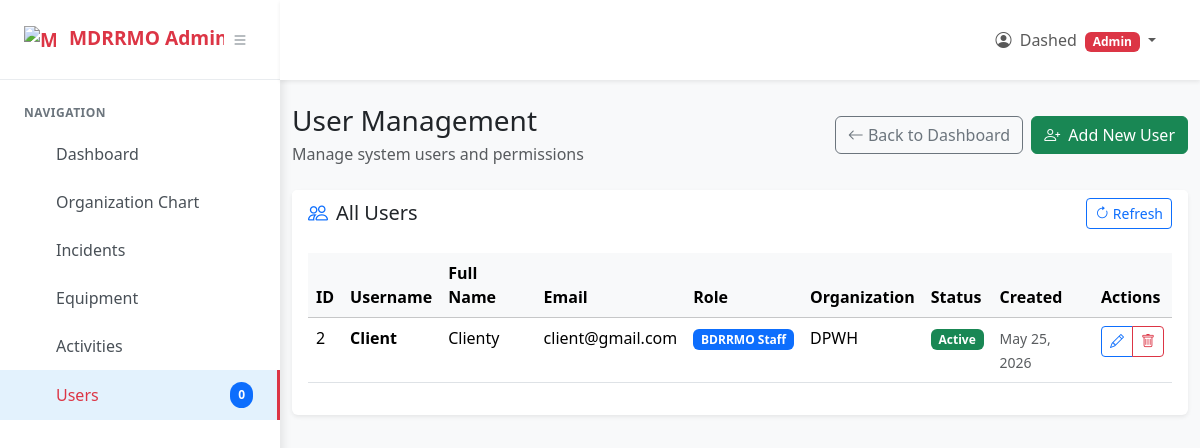
Before: /admin/users.php (signed in) with the older database file.
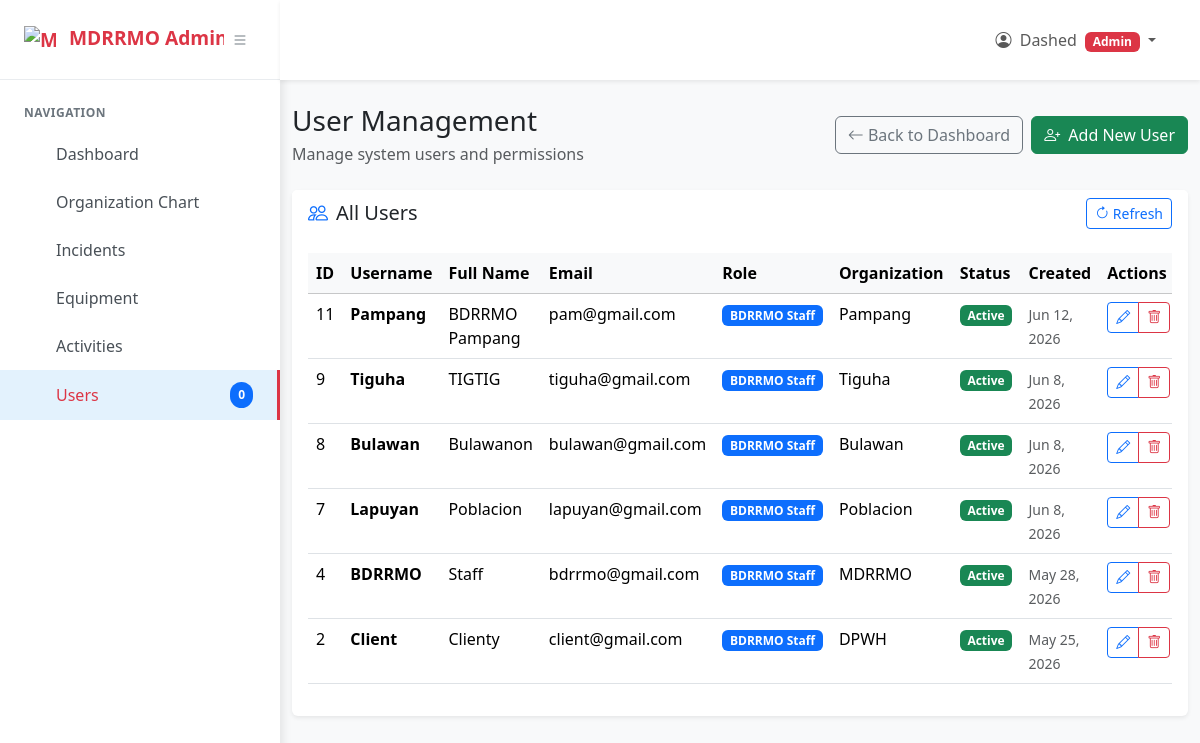
After: the same page with the newer database file.
### tables this page shows
CREATE TABLE `users` (
  `id` int(10) unsigned NOT NULL AUTO_INCREMENT,
  `username` varchar(50) NOT NULL,
  `email` varchar(255) NOT NULL,
  `password_hash` varchar(255) NOT NULL,
  `role` enum('admin','client') NOT NULL DEFAULT 'client',
  `full_name` varchar(255) DEFAULT NULL,
  `organization` varchar(255) DEFAULT NULL,
  `phone` varchar(20) DEFAULT NULL,
  `status` enum('pending','approved','active','inactive') NOT NULL DEFAULT 'pending',
  `created_at` timestamp NOT NULL DEFAULT current_timestamp(),
  PRIMARY KEY (`id`),
  UNIQUE KEY `username` (`username`),
  UNIQUE KEY `email` (`email`)
);

### auth.php (called while the page is built, shortened)
<?php
function getCurrentUser() {
    return $_SESSION['username'] ?? 'User';
}
function getAllUsers() {
    try {
        $pdo = getPdoConnection();
        $stmt = $pdo->query('SELECT id, username, email, role, full_name, organization, phone, status, created_at FROM users ORDER BY created_at DESC');
        return $stmt->fetchAll(PDO::FETCH_ASSOC);
    } catch (Throwable $e) {
        error_log("getAllUsers error: " . $e->getMessage());
        return [];
    }
}

### admin/users.php (the view, shortened to what this page needs)
<?php
require_once '../auth.php';
$users = getAllUsers();
?>
<!DOCTYPE html>
<html lang="en">
  <head>
    <link
      href="https://cdn.jsdelivr.net/npm/bootstrap@5.3.3/dist/css/bootstrap.min.css"
      rel="stylesheet"
    />
    <link
      rel="stylesheet"
      href="https://cdn.jsdelivr.net/npm/bootstrap-icons@1.11.3/font/bootstrap-icons.css"
    />
    <link rel="stylesheet" href="../styles/dashboard.css" />
    <link rel='stylesheet' href='https://cdn-uicons.flaticon.com/3.0.0/uicons-solid-rounded/css/uicons-solid-rounded.css'>
    <link rel='stylesheet' href='https://cdn-uicons.flaticon.com/3.0.0/uicons-regular-rounded/css/uicons-regular-rounded.css'>
    <link rel='stylesheet' href='https://cdn-uicons.flaticon.com/3.0.0/uicons-bold-rounded/css/uicons-bold-rounded.css'>
    <link rel='stylesheet' href='https://cdn-uicons.flaticon.com/3.0.0/uicons-regular-straight/css/uicons-regular-straight.css'>
  </head>
  <body>
    <div class="sidebar" id="sidebar">
      <div class="sidebar-header">
        <div class="sidebar-brand">
          <img src="../assets/icon.png" alt="MDRRMO Logo" style="max-width: 32px; height: auto; margin-right: 0.5rem;" />
          <span id="brandText">MDRRMO Admin</span>
        </div>
        <button class="sidebar-toggle" id="sidebarToggle">
          <i class="bi bi-list"></i>
        </button>
      </div>
      <div class="sidebar-nav">
        <div class="nav-section">
          <div class="nav-section-title" id="navTitle">Navigation</div>
          <a href="../admin-dashboard.php" class="nav-item">
            <div class="nav-text">Dashboard</div>
          </a>
          <a href="organization-chart.php" class="nav-item">
            <div class="nav-text">Organization Chart</div>
          </a>
          <a href="incidents.php" class="nav-item" id="incidentsLink">
            <div class="nav-text">Incidents</div>
          </a>
          <a href="equipment.php" class="nav-item">
            <div class="nav-text">Equipment</div>
          </a>
          <a href="activities.php" class="nav-item">
            <div class="nav-text">Activities</div>
          </a>
          <a href="users.php" class="nav-item active">
            <div class="nav-text">Users</div>
            <div class="nav-badge primary" id="userCount">0</div>
          </a>
        </div>
      </div>
    </div>
    <div class="main-content" id="mainContent">
      <nav class="navbar navbar-expand-lg navbar-light bg-white shadow-sm">
        <div class="container-fluid">
          <div class="navbar-nav ms-auto">
            <div class="nav-item dropdown">
              <a class="nav-link dropdown-toggle" href="#" role="button" aria-expanded="false">
                <i class="bi bi-person-circle me-1"></i>
                <?php echo htmlspecialchars(getCurrentUser()); ?>
                <span class="badge bg-danger ms-1">Admin</span>
              </a>
            </div>
          </div>
        </div>
      </nav>
      <main class="container-fluid py-4">
        <div class="row mb-4">
          <div class="col-12">
            <div class="d-flex justify-content-between align-items-center">
              <div>
                <h1 class="h3 mb-1">User Management</h1>
                <p class="text-muted mb-0">Manage system users and permissions</p>
              </div>
              <div class="d-flex gap-2">
                <a href="../admin-dashboard.php" class="btn btn-outline-secondary">
                  <i class="bi bi-arrow-left"></i> Back to Dashboard
                </a>
                <button type="button" class="btn btn-success" data-bs-toggle="modal" data-bs-target="#createUserModal">
                  <i class="bi bi-person-plus me-1"></i>
                  Add New User
                </button>
              </div>
            </div>
          </div>
        </div>
        <div class="row">
          <div class="col-12">
            <div class="card border-0 shadow-sm">
              <div class="card-header bg-white border-0">
                <div class="d-flex align-items-center justify-content-between">
                  <h5 class="mb-0 d-flex align-items-center gap-2">
                    <i class="bi bi-people text-primary"></i> All Users
                  </h5>
                  <div class="d-flex gap-2">
                    <button class="btn btn-sm btn-outline-primary" id="btnRefresh">
                      <i class="bi bi-arrow-clockwise"></i> Refresh
                    </button>
                  </div>
                </div>
              </div>
            <div class="card-body">
              <div class="table-responsive">
                <table class="table table-hover">
                  <thead class="table-light">
                    <tr>
                      <th>ID</th>
                      <th>Username</th>
                      <th>Full Name</th>
                      <th>Email</th>
                      <th>Role</th>
                      <th>Organization</th>
                      <th>Status</th>
                      <th>Created</th>
                      <th>Actions</th>
                    </tr>
                  </thead>
                  <tbody>
                    <?php if (empty($users)): ?>
                      <tr>
                        <td colspan="9" class="text-center text-muted py-4">
                          <i class="bi bi-people fs-1 d-block mb-2"></i>
                          No users found. <button class="btn btn-sm btn-success ms-2" data-bs-toggle="modal" data-bs-target="#createUserModal"><i class="bi bi-person-plus me-1"></i>Add New User</button>
                        </td>
                      </tr>
                    <?php else: ?>
                      <?php foreach ($users as $user): ?>
                        <?php if ($user['role'] === 'admin') continue; ?>
                        <tr>
                          <td><?php echo htmlspecialchars($user['id']); ?></td>
                          <td>
                            <strong><?php echo htmlspecialchars($user['username']); ?></strong>
                          </td>
                          <td><?php echo htmlspecialchars($user['full_name']); ?></td>
                          <td><?php echo htmlspecialchars($user['email']); ?></td>
                          <td>
                            <span class="badge bg-<?php echo $user['role'] === 'admin' ? 'danger' : 'primary'; ?>">
                              <?php echo $user['role'] === 'admin' ? 'Admin' : 'BDRRMO Staff'; ?>
                            </span>
                          </td>
                          <td><?php echo htmlspecialchars($user['organization'] ?? ''); ?></td>
                          <td>
                            <?php
                            $status = $user['status'] ?? 'inactive';
                            $statusLabel = 'Inactive';
                            $statusClass = 'danger';
                            if ($status === 'approved' || $status === 'active') {
                                $statusLabel = 'Active';
                                $statusClass = 'success';
                            }
                            ?>
                            <span class="badge bg-<?php echo $statusClass; ?>">
                              <?php echo $statusLabel; ?>
                            </span>
                          </td>
                          <td>
                            <small class="text-muted">
                              <?php echo date('M j, Y', strtotime($user['created_at'])); ?>
                            </small>
                          </td>
                          <td>
                            <div class="btn-group btn-group-sm" role="group">
                              <button type="button" class="btn btn-outline-primary"
                                      data-bs-toggle="modal"
                                      data-bs-target="#editUserModal<?php echo $user['id']; ?>">
                                <i class="bi bi-pencil"></i>
                              </button>
                              <button type="button" class="btn btn-outline-danger"
                                      data-bs-toggle="modal"
                                      data-bs-target="#deleteUserModal<?php echo $user['id']; ?>">
                                <i class="bi bi-trash"></i>
                              </button>
                            </div>
                          </td>
                        </tr>
                      <?php endforeach; ?>
                    <?php endif; ?>
                  </tbody>
                </table>
              </div>
            </div>
          </div>
        </div>
      </div>
    </main>
  </body>
</html>

### styles/dashboard.css (style rules this page uses)
.sidebar { position: fixed; top: 0; left: 0; height: 100vh; width: 280px; background: white; box-shadow: 2px 0 10px rgba(0, 0, 0, 0.1); transition: all 0.3s ease; z-index: 1000; overflow-y: auto; display: flex; flex-direction: column; }
.sidebar-header { padding: 0 1.5rem; height: 80px; min-height: 80px; border-bottom: 1px solid #e9ecef; display: flex; align-items: center; justify-content: space-between; }
.sidebar-brand { font-weight: bold; font-size: 1.2rem; color: #dc3545; white-space: nowrap; overflow: hidden; }
.sidebar-toggle { background: none; border: none; color: #6c757d; cursor: pointer; padding: 0.5rem; border-radius: 0.375rem; transition: all 0.2s ease; }
.sidebar-nav { padding: 1rem 0; flex: 1; overflow-y: auto; }
.nav-section { margin-bottom: 2rem; }
.nav-section-title { padding: 0.5rem 1.5rem; font-size: 0.75rem; font-weight: 600; color: #6c757d; text-transform: uppercase; letter-spacing: 0.5px; white-space: nowrap; overflow: hidden; }
.nav-item { display: flex; align-items: center; padding: 0.75rem 1.5rem; color: #495057; text-decoration: none; transition: all 0.2s ease; position: relative; white-space: nowrap; overflow: hidden; }
.nav-item.active { background: #e3f2fd; color: #dc3545; border-right: 3px solid #dc3545; }
.nav-text { flex: 1; overflow: hidden; }
.nav-badge { background: #dc3545; color: white; padding: 0.25rem 0.5rem; border-radius: 1rem; font-size: 0.75rem; font-weight: 600; margin-left: auto; flex-shrink: 0; transition: all 0.3s ease; }
.nav-badge.primary { background: #0d6efd; }
.main-content { margin-left: 280px; transition: all 0.3s ease; min-height: 100vh; background: #f8f9fa; }
.nav-item.dropdown { position: relative; }
.navbar { overflow: visible !important; height: 80px; min-height: 80px; display: flex; align-items: center; }
.navbar-nav { overflow: visible !important; }
.nav-item.dropdown { overflow: visible !important; }
.navbar { position: relative; z-index: 1001; }
.navbar-nav .nav-item.dropdown { position: relative; }

Changed rows visible on the page:
added users: id "11", username "Pampang", full_name "BDRRMO Pampang", email "pam@gmail.com", role "BDRRMO Staff", organization "Pampang", status "Active", created_at "Jun 12, 2026"
added users: id "9", username "Tiguha", full_name "TIGTIG", email "tiguha@gmail.com", role "BDRRMO Staff", organization "Tiguha", status "Active", created_at "Jun 8, 2026"
added users: id "8", username "Bulawan", full_name "Bulawanon", email "bulawan@gmail.com", role "BDRRMO Staff", organization "Bulawan", status "Active", created_at "Jun 8, 2026"
added users: id "7", username "Lapuyan", full_name "Poblacion", email "lapuyan@gmail.com", role "BDRRMO Staff", organization "Poblacion", status "Active", created_at "Jun 8, 2026"
added users: id "4", username "BDRRMO", full_name "Staff", email "bdrrmo@gmail.com", role "BDRRMO Staff", organization "MDRRMO", status "Active", created_at "May 28, 2026"
